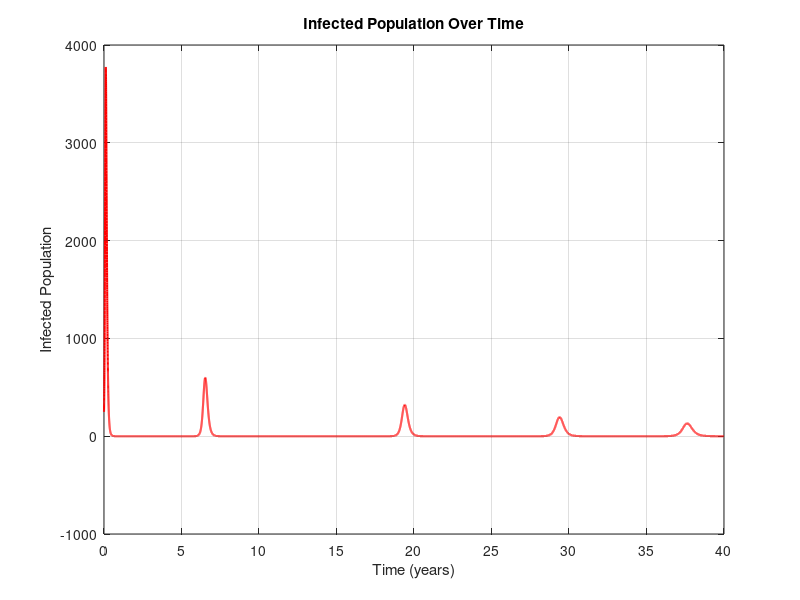
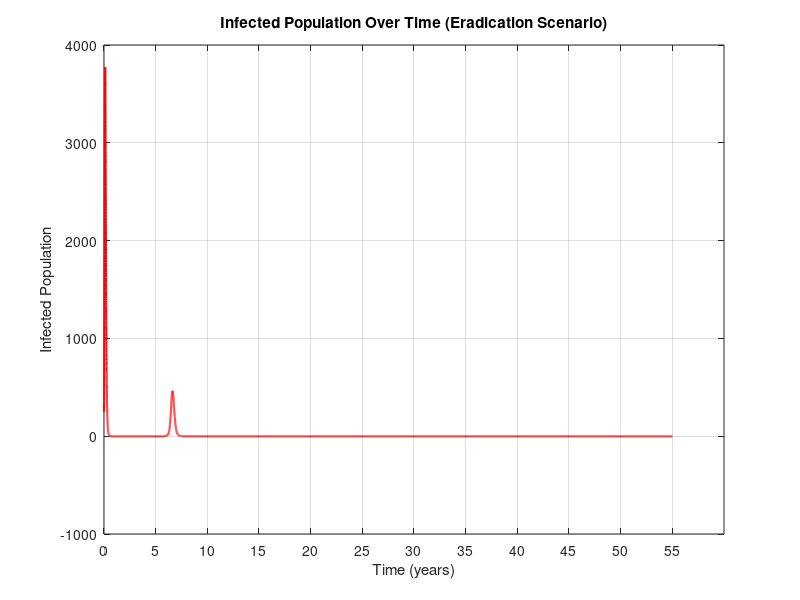
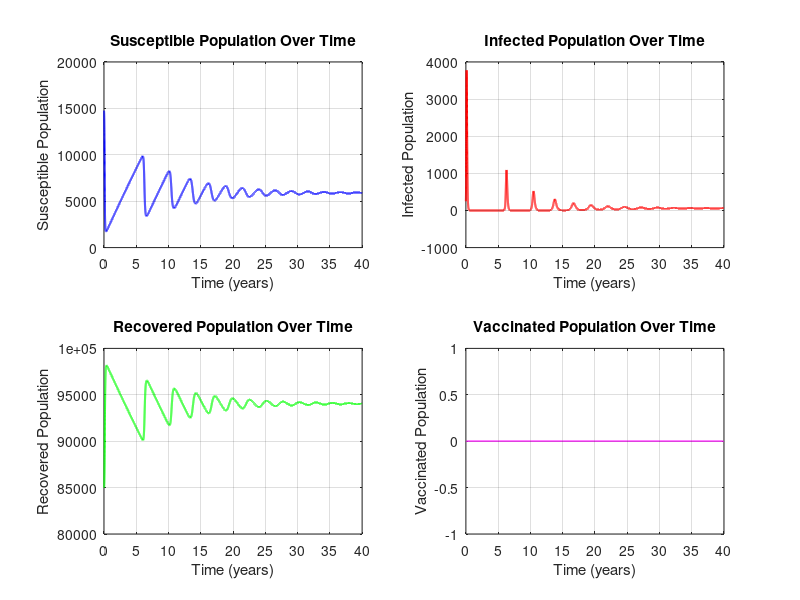

Source code (MATLAB) for these figures, in order:
%% 4.1
% Parameters
beta = 0.00424;
mu = 0.0155;
gamma = 25;
N = 100000;
epsilon = 0;
p = 0;

% Initial conditions
R0 = 0.85 * N;
I0 = 250;
S0 = N - R0 - I0;
V0 = 0;

tspan = 0:0.001:40;

% Define the system of ODEs
sirv_odes = @(t, y) [
    (1 - epsilon * p) * mu * N - beta * y(1) * y(2) - mu * y(1);    % dS/dt, S(t) = y(1)
    beta * y(1) * y(2) - gamma * y(2) - mu * y(2);                  % dI/dt, I(t) = y(2)
    gamma * y(2) - mu * y(3);                                       % dR/dt, R(t) = y(3)
    epsilon * p * mu * N - mu * y(4)                                % dV/dt, V(t) = y(4)
];

initial_conditions = [S0; I0; R0; V0];

% Solve the system using ode45
[t, y] = ode45(sirv_odes, tspan, initial_conditions);

% Extract solutions
S = y(:, 1);
I = y(:, 2);
R = y(:, 3);
V = y(:, 4);

% Plot S(t) - Susceptible Population
figure;
subplot(2, 2, 1);
plot(t, S, 'b', 'LineWidth', 1.5);
xlabel('Time (years)');
ylabel('Susceptible Population');
title('Susceptible Population Over Time');
xticks(0:5:max(t));
grid on;

% Plot I(t) - Infected Population
subplot(2, 2, 2);
plot(t, I, 'r', 'LineWidth', 1.5);
xlabel('Time (years)');
ylabel('Infected Population');
title('Infected Population Over Time');
xticks(0:5:max(t));
grid on;

% Plot R(t) - Recovered Population
subplot(2, 2, 3);
plot(t, R, 'g', 'LineWidth', 1.5);
xlabel('Time (years)');
ylabel('Recovered Population');
title('Recovered Population Over Time');
xticks(0:5:max(t));
grid on;

% Plot V(t) - Vaccinated Population
subplot(2, 2, 4);
plot(t, V, 'm', 'LineWidth', 1.5);
xlabel('Time (years)');
ylabel('Vaccinated Population');
title('Vaccinated Population Over Time');
xticks(0:5:max(t));
grid on;
% saveas(gcf, 'Figures/figure41.png'); Doesn't look good, need to resize
% myself

%% 4.2
% Parameters
beta = 0.00424;
gamma = 25;
mu = 0.0155;
N = 100000;
epsilon = 0.95;
p = 0.75;

% Initial conditions (same as 4.1)
R0 = 0.85 * N;
I0 = 250;
S0 = N - R0 - I0;
V0 = 0;

% Time span
tspan = 0:0.001:40;

% Define the ODE system with vaccine rollout
sirv_vaccine_odes = @(t, y) [
    (1 - (t >= 5) * epsilon * p) * mu * N - beta * y(1) * y(2) - mu * y(1);     % dS/dt, S(t) = y(1)
    beta * y(1) * y(2) - gamma * y(2) - mu * y(2);                              % dI/dt, I(t) = y(2)
    gamma * y(2) - mu * y(3);                                                   % dR/dt, R(t) = y(3)
    (t >= 5) * epsilon * p * mu * N - mu * y(4)                                 % dV/dt, V(t) = y(4)
];

% Initial state vector
initial_conditions = [S0; I0; R0; V0];

% Solve the system using ode45
[t, y] = ode45(sirv_vaccine_odes, tspan, initial_conditions);

% Extract solutions
S = y(:, 1);
I = y(:, 2);
R = y(:, 3);
V = y(:, 4);

% Plot I(t) - Infected Population
figure;
plot(t, I, 'r', 'LineWidth', 1.5);
xlabel('Time (years)');
ylabel('Infected Population');
title('Infected Population Over Time');
xticks(0:5:max(t));
grid on;
saveas(gcf, 'Figures/figure42.png');

%% 4.3
% Parameters
beta = 0.00424;
gamma = 25;
mu = 0.0155;
epsilon = 0.95;
N = 100000;

% Compute R0
R0 = (N * beta) / (mu + gamma);

% Compute critical vaccination rate
pc = (1 - 1/R0) / epsilon;
fprintf('Critical vaccination rate p_c: %.4f\n', pc);

% Initial conditions
I0 = 250;
R0 = 0.85 * N;
V0 = pc * N;  % Vaccinated population
S0 = N - I0 - R0;  % Susceptible healthy people (Population without infected and recovered)

% Time span
tspan = 0:0.001:55;

% Define the ODE system with critical vaccination rate
sirv_critical_odes = @(t, y) [
    (1 - (t >= 5) * epsilon * pc) * mu * N - beta * y(1) * y(2) - mu * y(1);     % dS/dt, S(t) = y(1)
    beta * y(1) * y(2) - gamma * y(2) - mu * y(2);                              % dI/dt, I(t) = y(2)
    gamma * y(2) - mu * y(3);                                                   % dR/dt, R(t) = y(3)
    (t >= 5) * epsilon * pc * mu * N - mu * y(4)                                 % dV/dt, V(t) = y(4)
];


initial_conditions = [S0; I0; R0; V0];

% Solve the system using ode45
[t, y] = ode45(sirv_critical_odes, tspan, initial_conditions);

% Extract solutions
I = y(:, 2);

% Plot I(t) - Infected Population for eradication simulation
figure;
plot(t, I, 'r', 'LineWidth', 1.5);
xlabel('Time (years)');
ylabel('Infected Population');
title('Infected Population Over Time (Eradication Scenario)');
xticks(0:5:max(t));
grid on;
saveas(gcf, 'Figures/figure43.png');